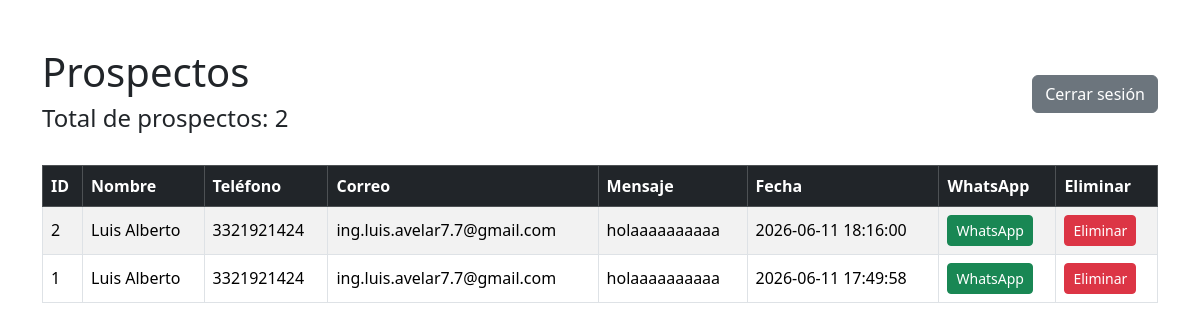
The page /panel (signed in) on the database its author committed.
### tables this page shows
CREATE TABLE prospectos (
    id INTEGER PRIMARY KEY AUTOINCREMENT,
    nombre TEXT,
    telefono TEXT,
    correo TEXT,
    mensaje TEXT,
    fecha TIMESTAMP DEFAULT CURRENT_TIMESTAMP
    );

### app.py (the view)
@app.route("/panel")
def panel():
    if not session.get("login"):
        return redirect("/login")
    prospectos = obtener_prospectos()
    total = len(prospectos)
    return render_template(
        "panel.html",
        prospectos=prospectos,
        total=total
    )

### database.py (called while the page is built)
def conectar():
    return sqlite3.connect("prospectos.db")

def obtener_prospectos():
    conexion = conectar()
    cursor = conexion.cursor()
    cursor.execute("""
    SELECT *
    FROM prospectos
    ORDER BY id DESC
    """)
    prospectos = cursor.fetchall()
    conexion.close()
    return prospectos

### templates/panel.html (shortened to what this page needs)
<!DOCTYPE html>
<html lang="es">
<head>
    <link href="https://cdn.jsdelivr.net/npm/bootstrap@5.3.3/dist/css/bootstrap.min.css" rel="stylesheet">
</head>
<body>
<div class="container mt-5">
    <div class="d-flex justify-content-between align-items-center mb-4">
        <div>
            <h1>Prospectos</h1>
            <h4>Total de prospectos: {{ total }}</h4>
        </div>
        <a href="/logout" class="btn btn-secondary">
            Cerrar sesión
        </a>
    </div>
    <div class="table-responsive">
        <table class="table table-striped table-bordered align-middle">
            <thead class="table-dark">
                <tr>
                    <th>ID</th>
                    <th>Nombre</th>
                    <th>Teléfono</th>
                    <th>Correo</th>
                    <th>Mensaje</th>
                    <th>Fecha</th>
                    <th>WhatsApp</th>
                    <th>Eliminar</th>
                </tr>
            </thead>
            <tbody>
                {% for p in prospectos %}
                <tr>
                    <td>{{ p[0] }}</td>
                    <td>{{ p[1] }}</td>
                    <td>{{ p[2] }}</td>
                    <td>{{ p[3] }}</td>
                    <td>{{ p[4] }}</td>
                    <td>{{ p[5] }}</td>
                    <td>
                        <a
                            href="https://wa.me/52{{ p[2] }}"
                            target="_blank"
                            class="btn btn-success btn-sm">
                            WhatsApp
                        </a>
                    </td>
                    <td>
                        <a
                            href="/eliminar/{{ p[0] }}"
                            class="btn btn-danger btn-sm"
                            onclick="return confirm('¿Eliminar prospecto?')">
                            Eliminar
                        </a>
                    </td>
                </tr>
                {% endfor %}
            </tbody>
        </table>
    </div>
</div>
</body>
</html>

### rows shown on the page
prospectos: id "2", nombre "Luis Alberto", telefono "3321921424", correo "ing.luis.avelar7.7@gmail.com", mensaje "holaaaaaaaaaa", fecha "2026-06-11 18:16:00"
prospectos: id "1", nombre "Luis Alberto", telefono "3321921424", correo "ing.luis.avelar7.7@gmail.com", mensaje "holaaaaaaaaaa", fecha "2026-06-11 17:49:58"

### other values the page prints
{{ total }} "2"
